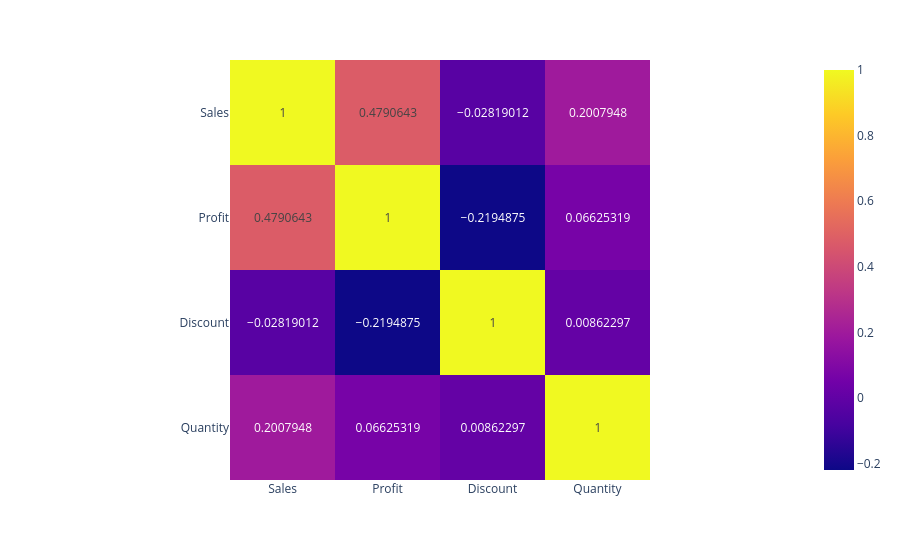

Notebook cell for this chart:
### Code cell
fig = px.imshow(corr_matrix2,text_auto=True)
fig.show()

### Figure 1 — Plotly figure (JSON) as saved in the notebook; plotly's stock layout.template omitted (floating-point values rounded to 4 significant figures)
{"data": [{"coloraxis": "coloraxis", "hovertemplate": "x: %{x}<br>y: %{y}<br>color: %{z}<extra></extra>", "name": "0", "texttemplate": "%{z}", "type": "heatmap", "x": ["Sales", "Profit", "Discount", "Quantity"], "xaxis": "x", "y": ["Sales", "Profit", "Discount", "Quantity"], "yaxis": "y", "z": [[1.0, 0.4791, -0.02819, 0.2008], [0.4791, 1.0, -0.2195, 0.06625], [-0.02819, -0.2195, 1.0, 0.008623], [0.2008, 0.06625, 0.008623, 1.0]]}], "layout": {"coloraxis": {"colorscale": [[0, "#0d0887"], [0.1111, "#46039f"], [0.2222, "#7201a8"], [0.3333, "#9c179e"], [0.4444, "#bd3786"], [0.5556, "#d8576b"], [0.6667, "#ed7953"], [0.7778, "#fb9f3a"], [0.8889, "#fdca26"], [1, "#f0f921"]]}, "margin": {"t": 60}, "xaxis": {"anchor": "y", "constrain": "domain", "domain": [0, 1], "scaleanchor": "y"}, "yaxis": {"anchor": "x", "autorange": "reversed", "constrain": "domain", "domain": [0, 1]}}}
